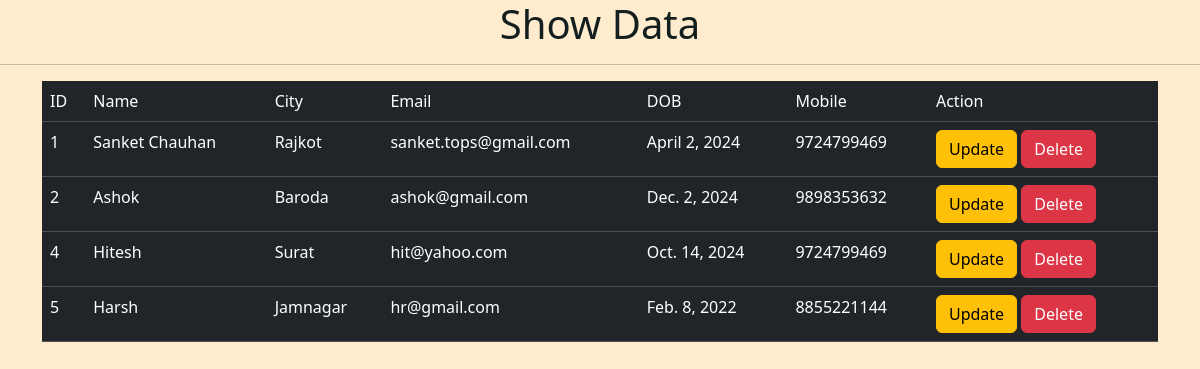
The app's page /showdata/, older data.
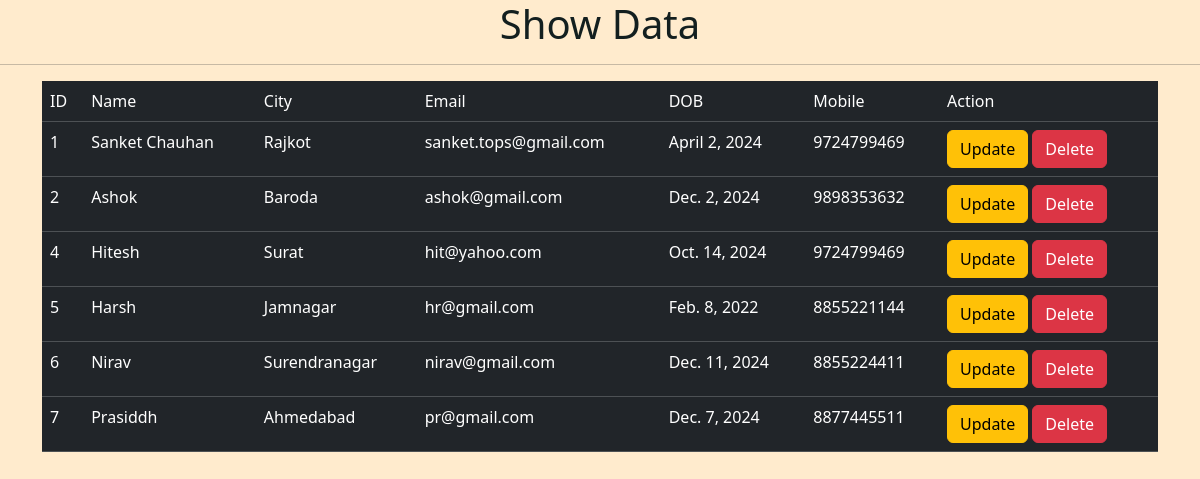
The same page, newer data.
### myapp/models.py (models this page shows)
class studinfo(models.Model):
    name=models.CharField(max_length=20)
    city=models.CharField(max_length=20)
    email=models.EmailField()
    dob=models.DateField()
    mobile=models.BigIntegerField()
    address=models.TextField()

### myapp/views.py (the view)
# urls.py: path('showdata/',views.showdata,name='showdata'),
def showdata(request):
    stdata=studinfo.objects.all()
    return render(request,'showdata.html',{'stdata':stdata})

### myapp/templates/showdata.html (shortened to what this page needs)
<!DOCTYPE html>
<html lang="en">
<head>
    <link href="https://cdn.jsdelivr.net/npm/bootstrap@5.3.3/dist/css/bootstrap.min.css" rel="stylesheet"
>
</head>
<body style="background-color: blanchedalmond;">
    <h1 style="text-align: center;color: rgb(19, 31, 31);">Show Data</h1>
    <hr>
    <div class="container">
        <table class="table table-dark table-hover">
            <tr>
                <td>ID</td>
                <td>Name</td>
                <td>City</td>
                <td>Email</td>
                <td>DOB</td>
                <td>Mobile</td>
                <td>Action</td>
            </tr>
            {% for i in stdata %}
            <tr>
                <td>{{i.id}}</td>
                <td>{{i.name}}</td>
                <td>{{i.city}}</td>
                <td>{{i.email}}</td>
                <td>{{i.dob}}</td>
                <td>{{i.mobile}}</td>
                <td><a class="btn btn-warning" href="/updatedata/{{i.id}}">Update</a>
                    <a class="btn btn-danger" href="/deletedata/{{i.id}}">Delete</a>
                </td>
            </tr>
            {% endfor %}
        </table>
    </div>
</body>
</html>

Row changes from the older to the newer data that the page shows:
added studinfo: id "6", name "Nirav", city "Surendranagar", email "nirav@gmail.com", dob "Dec. 11, 2024", mobile "8855224411"
added studinfo: id "7", name "Prasiddh", city "Ahmedabad", email "pr@gmail.com", dob "Dec. 7, 2024", mobile "8877445511"
